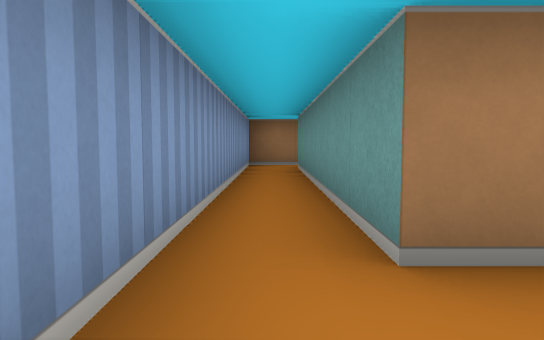
View 1 (above)

16 first-person views from a walk through a cub3D level. The camera is about half as high as the walls, tilts 4° down and sees 70° across. The floor is counted in squares. Each view is taken from the middle of a square. On the plan, view 1 faces up. The plan holds only what a view shows up to about 9 squares ahead; the rest is blank.

View 2
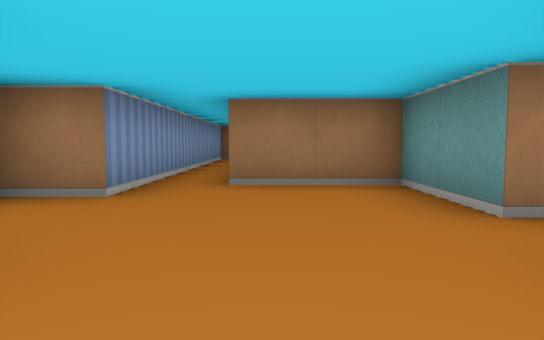

View 3
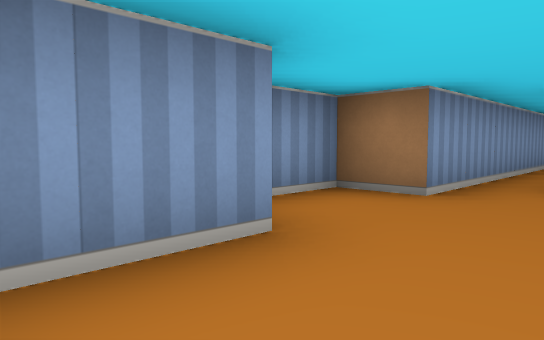

View 4
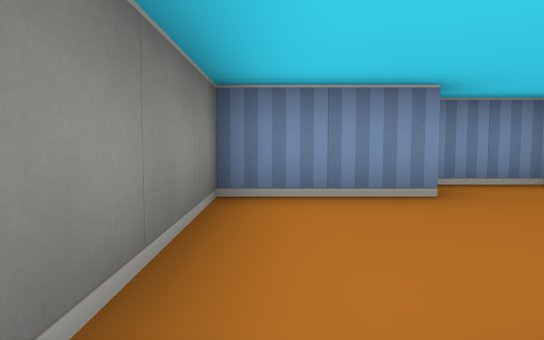

View 5
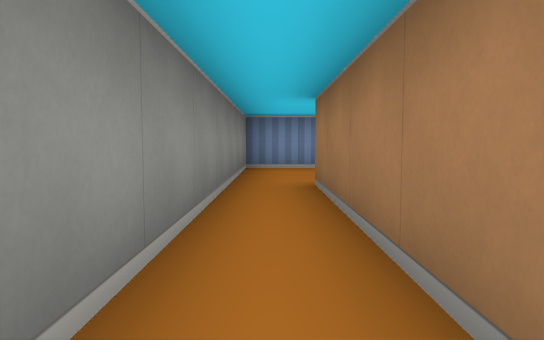

View 6
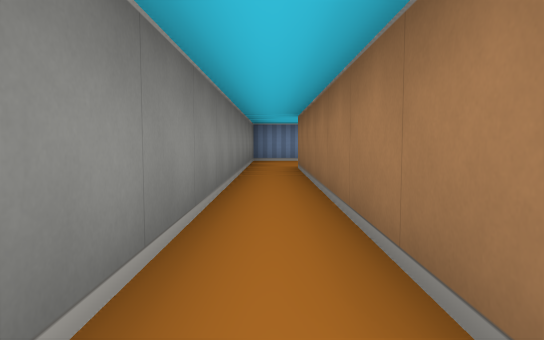

View 7
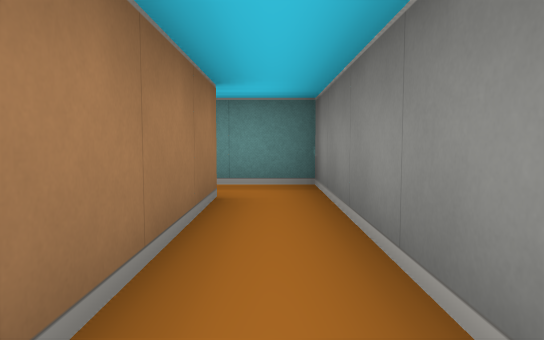

View 8
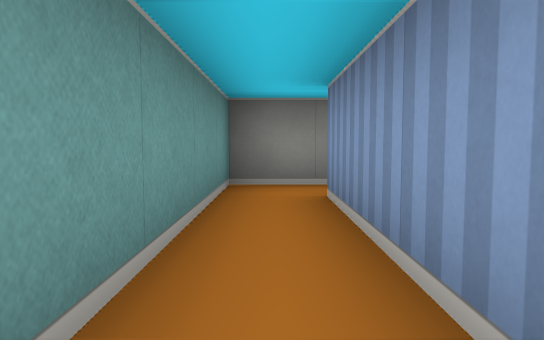

View 9
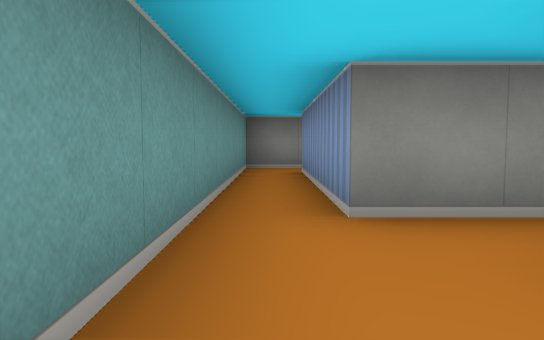

View 10
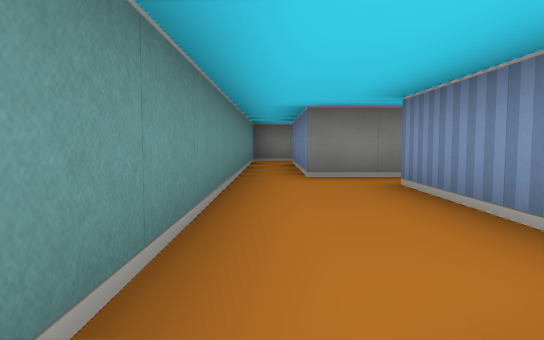

View 11
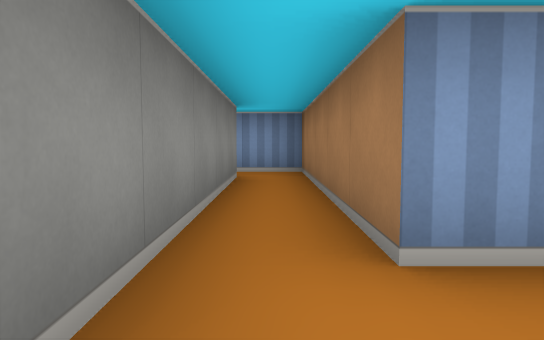

View 12
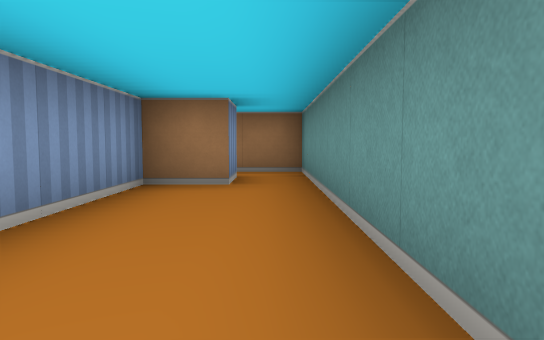

View 13
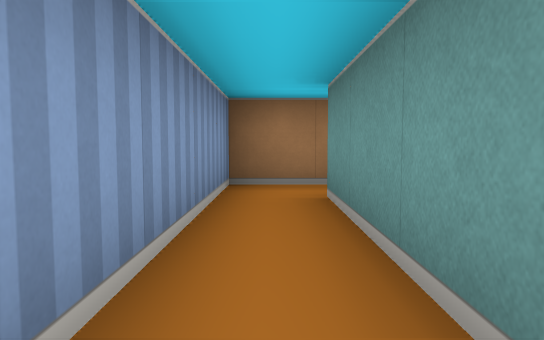

View 14
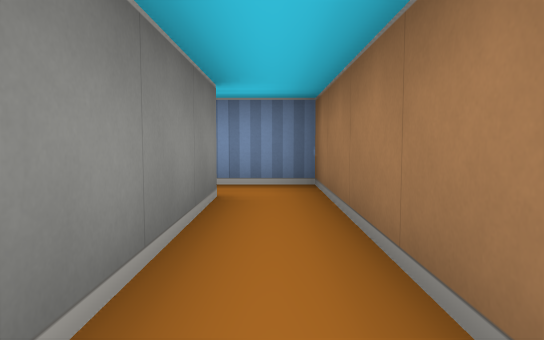

View 15
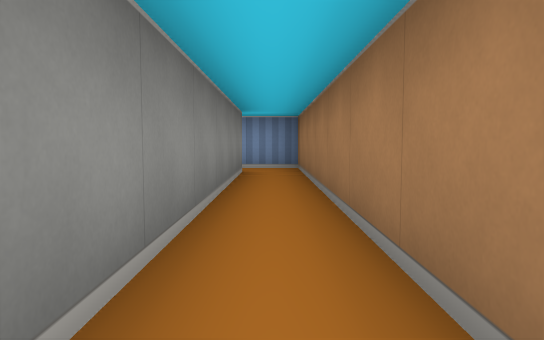

View 16
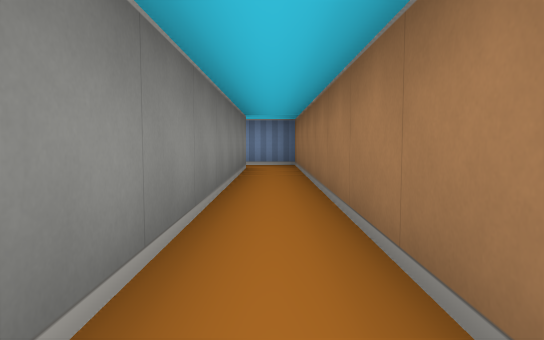

### Floor plan
Points are (right, up) in squares from view 1. A wall is a line through its corners. A room is listed if a view was taken in it or the views show most of it. See-through windows are left out.
Room 1 (views 1, 2, 3, 4, 5, 7, 13)
walls: (2.5, -0.5) (2.5, 1.5) (0.5, 1.5) (0.5, 7.5); (-0.5, -1.4) (-0.5, -3.5) (9.5, -3.5); (-0.5, 7.5) (-0.5, 0.5) (-1.5, 0.5) (-1.5, -1.1); (9.5, -2.5) (2.5, -2.5)
ways out: opening at (9, -3) to room 2; opening at (0, 8) to room 4; opening at (3, -1)
Room 2 (views 6, 8)
walls: (9.5, -3.5) (10.5, -3.5) (10.5, 1.5); (9.5, 1.5) (9.5, -2.5)
ways out: opening at (9, -3) to room 1; opening at (10, 2) to room 3
Room 3 (views 9, 10, 11, 12)
walls: (10.5, 1.5) (10.5, 7.5); (9.5, 7.5) (9.5, 6.5) (8.5, 6.5) (8.5, 2.5) (3.5, 2.5) (3.5, 1.4); (4.5, 1.5) (9.5, 1.5)
ways out: opening at (10, 2) to room 2; opening at (10, 8) to room 4; opening at (4, 0.5)
Room 4 (views 14, 15, 16)
walls: (7.4, 8.5) (-0.5, 8.5) (-0.5, 7.5); (0.5, 7.5) (7.4, 7.5); (10.5, 7.5) (10.5, 8.5) (9.4, 8.5)
ways out: opening at (0, 8) to room 1; opening at (10, 8) to room 3

Positions as (right, up) in squares from view 1, and headings:
1: (0, 0), facing up
2: (1, -3), facing up
3: (1, -3), facing up-left
4: (3, -3), facing left
5: (7, -3), facing left
6: (10, -3), facing left
7: (6, -3), facing right
8: (10, 1), facing down
9: (10, 4), facing down
10: (10, 7), facing down
11: (10, 2), facing left
12: (10, 2), facing up
13: (0, 4), facing up
14: (4, 8), facing left
15: (7, 8), facing left
16: (8, 8), facing left
